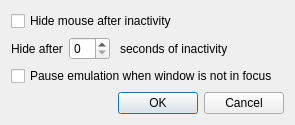
<?xml version="1.0" encoding="UTF-8"?>
<ui version="4.0">
 <class>InterfaceSettingsDialog</class>
 <widget class="QDialog" name="InterfaceSettingsDialog">
  <property name="geometry">
   <rect>
    <x>0</x>
    <y>0</y>
    <width>262</width>
    <height>113</height>
   </rect>
  </property>
  <property name="sizePolicy">
   <sizepolicy hsizetype="Fixed" vsizetype="Fixed">
    <horstretch>0</horstretch>
    <verstretch>0</verstretch>
   </sizepolicy>
  </property>
  <property name="windowTitle">
   <string>Interface settings - khDaysMM</string>
  </property>
  <layout class="QGridLayout" name="gridLayout">
   <item row="1" column="0" alignment="Qt::AlignLeft">
    <widget class="QLabel" name="label">
     <property name="text">
      <string>Hide after</string>
     </property>
    </widget>
   </item>
   <item row="2" column="0" colspan="4">
    <widget class="QCheckBox" name="cbPauseLostFocus">
     <property name="text">
      <string>Pause emulation when window is not in focus</string>
     </property>
    </widget>
   </item>
   <item row="0" column="0" colspan="5">
    <widget class="QCheckBox" name="cbMouseHide">
     <property name="text">
      <string>Hide mouse after inactivity</string>
     </property>
    </widget>
   </item>
   <item row="1" column="1" alignment="Qt::AlignLeft">
    <widget class="QSpinBox" name="spinMouseHideSeconds"/>
   </item>
   <item row="3" column="0" colspan="5">
    <widget class="QDialogButtonBox" name="buttonBox">
     <property name="orientation">
      <enum>Qt::Horizontal</enum>
     </property>
     <property name="standardButtons">
      <set>QDialogButtonBox::Cancel|QDialogButtonBox::Ok</set>
     </property>
    </widget>
   </item>
   <item row="1" column="2">
    <widget class="QLabel" name="label_2">
     <property name="text">
      <string>seconds of inactivity</string>
     </property>
    </widget>
   </item>
  </layout>
 </widget>
 <tabstops>
  <tabstop>cbMouseHide</tabstop>
  <tabstop>spinMouseHideSeconds</tabstop>
  <tabstop>cbPauseLostFocus</tabstop>
 </tabstops>
 <resources/>
 <connections>
  <connection>
   <sender>buttonBox</sender>
   <signal>accepted()</signal>
   <receiver>InterfaceSettingsDialog</receiver>
   <slot>accept()</slot>
   <hints>
    <hint type="sourcelabel">
     <x>248</x>
     <y>254</y>
    </hint>
    <hint type="destinationlabel">
     <x>157</x>
     <y>274</y>
    </hint>
   </hints>
  </connection>
  <connection>
   <sender>buttonBox</sender>
   <signal>rejected()</signal>
   <receiver>InterfaceSettingsDialog</receiver>
   <slot>reject()</slot>
   <hints>
    <hint type="sourcelabel">
     <x>316</x>
     <y>260</y>
    </hint>
    <hint type="destinationlabel">
     <x>286</x>
     <y>274</y>
    </hint>
   </hints>
  </connection>
 </connections>
</ui>
